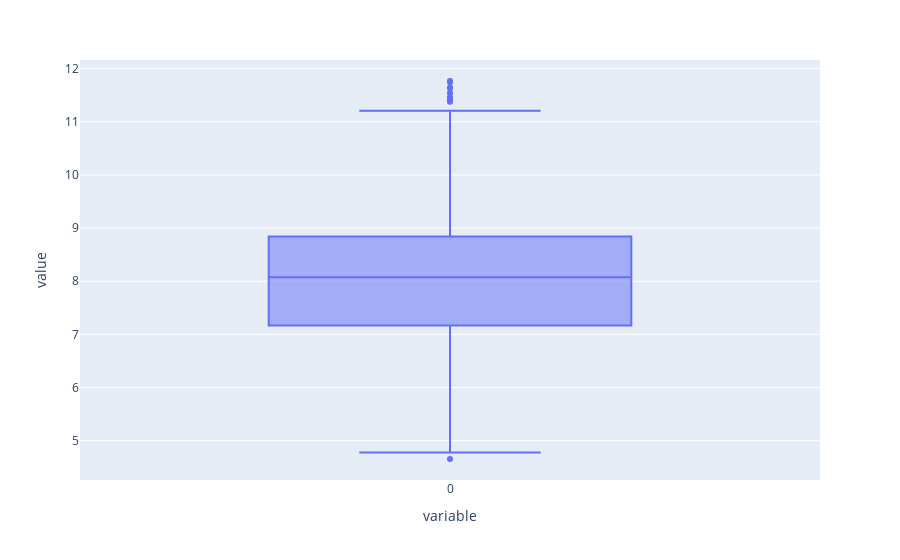

The code cell stored with this chart in its notebook:
### Code cell
px.box(clean_data_quar)
# px.strip(clean_data)

### Figure 1 — Plotly figure (JSON) as saved in the notebook; plotly's stock layout.template omitted (floating-point values rounded to 4 significant figures; data arrays with more than 128 entries replaced by an {"elided": "..."} marker saying what was removed)
{"data": [{"alignmentgroup": "True", "hovertemplate": "variable=%{x}<br>value=%{y}<extra></extra>", "legendgroup": "", "marker": {"color": "#636efa"}, "name": "", "notched": false, "offsetgroup": "", "orientation": "v", "showlegend": false, "type": "box", "x": {"elided": "482 str values"}, "x0": " ", "xaxis": "x", "y": {"elided": "482 float values"}, "y0": " ", "yaxis": "y"}], "layout": {"autosize": true, "boxmode": "group", "legend": {"tracegroupgap": 0}, "margin": {"t": 60}, "xaxis": {"anchor": "y", "autorange": true, "domain": [0, 1], "range": [-0.5, 0.5], "title": {"text": "variable"}, "type": "category"}, "yaxis": {"anchor": "x", "autorange": true, "domain": [0, 1], "range": [4.261, 12.16], "title": {"text": "value"}, "type": "linear"}}}
